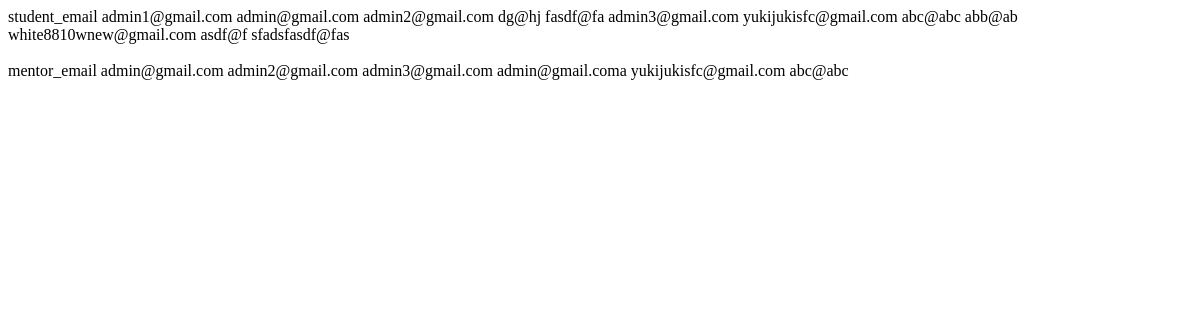
Before: /emailcheck with the older database file.
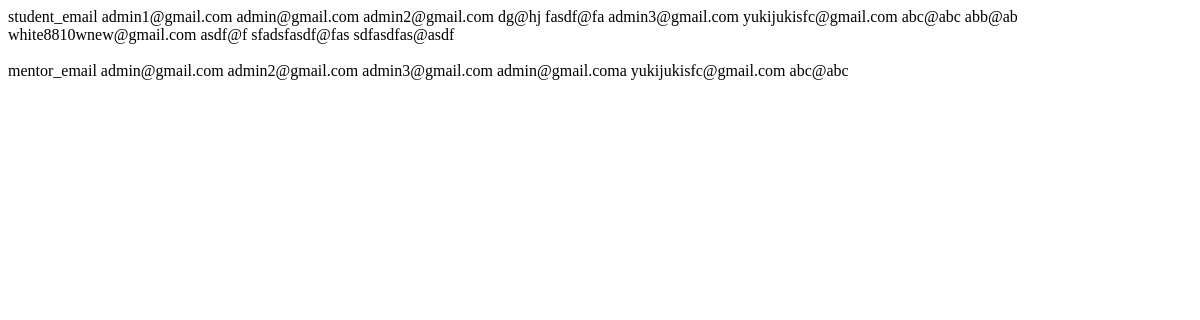
After: the same page with the newer database file.
### app/views.py (models this page shows)
class Student(db.Model):
    id = db.Column(db.Integer, primary_key=True)
    uid = db.Column(db.String(80), nullable=False, unique=True)
    email = db.Column(db.String(80), nullable=False, unique=True)
    password = db.Column(db.String(80), nullable=False, unique=True)
    created_at = db.Column(db.DateTime())

class Mentor(db.Model):
    id = db.Column(db.Integer, primary_key=True)
    mid = db.Column(db.String(80), nullable=False, unique=True)
    name = db.Column(db.String(80))
    email = db.Column(db.String(80), nullable=False, unique=True)
    password = db.Column(db.String(80), nullable=False)
    filename = db.Column(db.String(255), unique=True)
    university = db.Column(db.String(80))
    faculty = db.Column(db.String(80))
    firm = db.Column(db.String(80))
    history = db.Column(db.String(255))
    position = db.Column(db.String(80))
    graduation = db.Column(db.Integer)
    comment = db.Column(db.String(255))
    created_at = db.Column(db.DateTime())

### app/views.py (the view)
@app.route("/emailcheck", methods=["GET"])
def emailcheck():
    mentor_emails = []
    mentors = Mentor.query.all()
    for mentor in mentors:
        mentor_email = mentor.email
        mentor_emails.append(mentor_email)
    student_emails = []
    students = Student.query.all()
    for student in students:
        student_email = student.email
        student_emails.append(student_email)
    emails = {
        "student": student_emails,
        "mentor": mentor_emails
    }
    return render_template("emailcheck.html", data = emails)

### app/templates/emailcheck.html (shortened to what this page needs)
{% for email in data.student %}
    {{email}}
{% endfor %}
mentor_email
{% for email in data.mentor %}
    {{email}}
{% endfor %}

Changed rows visible on the page:
added Student: email "sdfasdfas@asdf"
